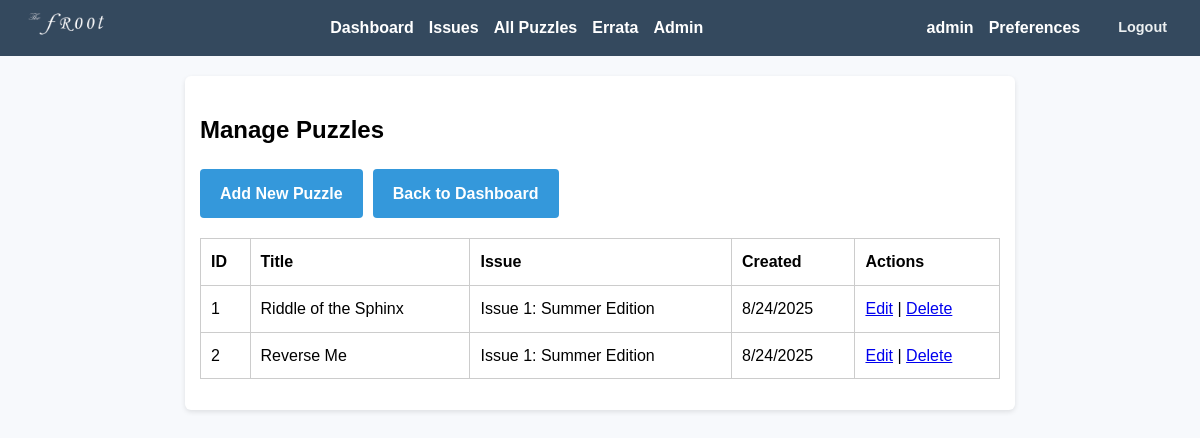
Screenshot of /admin/puzzles (signed in) with the database file from the repository.
### app/models.py (models this page shows, shortened)
class User(UserMixin, db.Model):
    id = db.Column(db.Integer, primary_key=True)
    username = db.Column(db.String(150), unique=True, nullable=False)
    email = db.Column(db.String(150), unique=True, nullable=False)
    display_name = db.Column(db.String(150), nullable=True)
    password_hash = db.Column(db.String(200), nullable=False)
    is_admin = db.Column(db.Boolean, default=False)
    email_notifications = db.Column(db.Boolean, default=True)
    notify_new_issues = db.Column(db.Boolean, default=True)
    notify_new_hints = db.Column(db.Boolean, default=True)
    submissions = db.relationship('Submission', backref='user', lazy=True)

class Puzzle(db.Model):
    id = db.Column(db.Integer, primary_key=True)
    title = db.Column(db.String(200), nullable=False)
    description = db.Column(db.Text, nullable=False)
    answer_hash = db.Column(db.String(200), nullable=False)
    created_at = db.Column(db.DateTime, default=lambda: datetime.now(timezone.utc))
    issue_id = db.Column(db.Integer, db.ForeignKey('issue.id'), nullable=True)
    hints = db.relationship('Hint', backref='puzzle', lazy=True)
    submissions = db.relationship('Submission', backref='puzzle', lazy=True)

class Issue(db.Model):
    id = db.Column(db.Integer, primary_key=True)
    title = db.Column(db.String(200), nullable=False)
    description = db.Column(db.Text, nullable=True)
    pdf_filename = db.Column(db.String(200), nullable=True)
    answer_pdf_filename = db.Column(db.String(200), nullable=True)
    available_date = db.Column(db.DateTime(timezone=True), nullable=False, default=lambda: datetime.now(timezone.utc))
    puzzles = db.relationship('Puzzle', backref='issue', lazy=True)

### app/routes.py (the view)
@admin_bp.route('/puzzles')
@login_required
@admin_required
def puzzle_list():
    puzzles = Puzzle.query.all()
    return render_template('admin_puzzle_list.html', puzzles=puzzles)

### app/admin_utils.py (called while the page is built)
def admin_required(f):
    @wraps(f)
    def decorated_function(*args, **kwargs):
        if not current_user.is_authenticated or not current_user.is_admin:
            abort(403)
        return f(*args, **kwargs)
    return decorated_function

### app/templates/admin_puzzle_list.html (shortened to what this page needs)
{% extends "base.html" %}
{% block content %}
<h2>Manage Puzzles</h2>
<div class="admin-header">
    <a href="{{ url_for('admin.add_puzzle') }}" class="action-btn">Add New Puzzle</a>
    <a href="{{ url_for('admin.dashboard') }}" class="action-btn">Back to Dashboard</a>
</div>
<table>
    <tr>
        <th>ID</th>
        <th>Title</th>
        <th>Issue</th>
        <th>Created</th>
        <th>Actions</th>
    </tr>
    {% for puzzle in puzzles %}
    <tr>
        <td>{{ puzzle.id }}</td>
        <td>{{ puzzle.title }}</td>
        <td>{{ puzzle.issue.title if puzzle.issue else 'No Issue' }}</td>
        <td><span data-utc-datetime="{{ puzzle.created_at.strftime('%Y-%m-%d %H:%M:%S') }}" data-format="date">{{ puzzle.created_at.strftime('%Y-%m-%d') }}</span></td>
        <td>
            <a href="{{ url_for('admin.edit_puzzle', puzzle_id=puzzle.id) }}">Edit</a> |
            <a href="{{ url_for('admin.delete_puzzle', puzzle_id=puzzle.id) }}"
               onclick="return confirm('Are you sure you want to delete this puzzle?')">Delete</a>
        </td>
    </tr>
    {% endfor %}
</table>
{% endblock %}

### app/templates/base.html (shortened to what this page needs)
<!DOCTYPE html>
<html>
<head>
    <link rel="stylesheet" href="{{ url_for('static', filename='style.css') }}">
</head>
<body>
  <nav>
    <div class="nav-content">
      <div class="nav-logo">
        <img src="{{ url_for('static', filename='img/logo.png') }}" alt="Logo">
      </div>
      <div class="nav-links">
        {% if current_user.is_authenticated %}
            <a href="{{ url_for('puzzle.user_dashboard') }}">Dashboard</a>
            <a href="{{ url_for('puzzle.list_issues') }}">Issues</a>
            <a href="{{ url_for('puzzle.list_puzzles') }}">All Puzzles</a>
            <a href="{{ url_for('puzzle.errata_list') }}">Errata</a>
            {% if current_user.is_admin %}
                <a href="{{ url_for('admin.dashboard') }}">Admin</a>
            {% endif %}
        {% else %}
            <a href="{{ url_for('main.index') }}">Home</a>
            <a href="{{ url_for('puzzle.errata_list') }}">Errata</a>
            <a href="{{ url_for('auth.login') }}">Login</a>
            <a href="{{ url_for('auth.register') }}">Register</a>
        {% endif %}
      </div>
      {% if current_user.is_authenticated %}
        <div class="user-profile">
          <div class="user-info">
            <span class="user-name">{{ current_user.username }}</span>
            <a href="{{ url_for('auth.preferences') }}" class="preferences-link">Preferences</a>
            <a href="{{ url_for('auth.logout') }}" class="logout-link">Logout</a>
          </div>
        </div>
      {% endif %}
    </div>
</nav>
  <div class="container">
        {% block content %}{% endblock %}
    </div>
</body>
</html>

### app/static/style.css (style rules this page uses)
body { font-family: Arial, sans-serif; background-color: #f7f9fc; margin: 0; padding: 0; line-height: 1.6; }
nav { background-color: #34495e; padding: 10px; color: white; }
.nav-content { display: flex; justify-content: space-between; align-items: center; gap: 20px; }
.nav-links { display: flex; align-items: center; }
nav a { color: white; margin-right: 15px; text-decoration: none; font-weight: bold; }
.nav-logo img { height: 28px; width: auto; }
.user-profile { display: flex; align-items: center; }
.user-info { display: flex; align-items: center; gap: 15px; }
.user-name { color: white; font-weight: bold; }
.logout-link { color: #ecf0f1; text-decoration: none; font-size: 0.9em; padding: 4px 8px; border-radius: 4px; transition: background-color 0.3s ease; }
.container { max-width: 800px; margin: 20px auto; padding: 15px; background-color: white; border-radius: 6px; box-shadow: 0 2px 5px rgba(0, 0, 0, 0.1); }
table { width: 100%; border-collapse: collapse; margin: 1em 0; }
table, th, td { border: 1px solid #ccc; }
th, td { padding: 10px; text-align: left; }
.action-btn { display: inline-block; padding: 12px 20px; background-color: #3498db; color: white; text-decoration: none; border-radius: 4px; text-align: center; font-weight: bold; transition: background-color 0.3s; }
.admin-header { margin-bottom: 20px; display: flex; gap: 10px; align-items: center; }

### rows the page displays
User: username "admin"
Puzzle: id "1", title "Riddle of the Sphinx", issue "Issue 1: Summer Edition"
Puzzle: id "2", title "Reverse Me", issue "Issue 1: Summer Edition"
